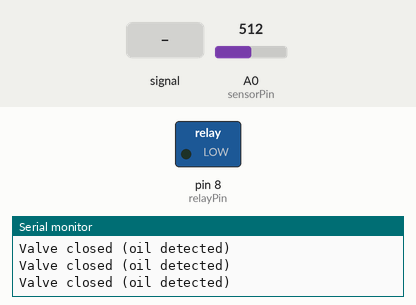
The sketch below on a simulated Arduino Uno, built with avr-gcc and run on an emulated ATmega328P. Parts: switched loads named in the sketch (green lamp = pin HIGH), the last lines printed to the serial monitor. The inputs (shaded band) are chosen by the test bench; at power-on: A0 (sensorPin) = 512.

Above: at 1.2 s.
1.3 s: A0 (sensorPin) fed a 200 Hz sine of ±460 counts around its level
At 4.0 s:
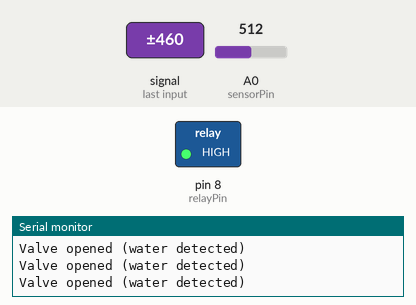
4.3 s: A0 (sensorPin) set to 716
At 4.9 s:
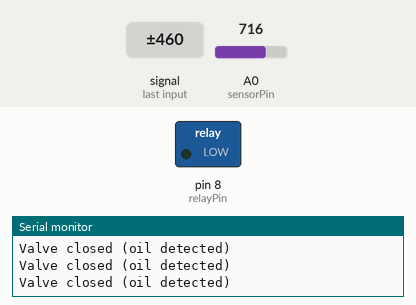
5.8 s: A0 (sensorPin) set to 524
7.3 s: A0 (sensorPin) set to 494
At 8.6 s:
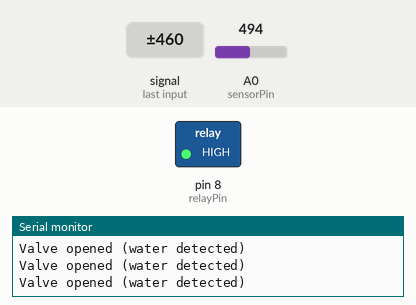
Timing chart, 0 to 10.3 s (numbered marks = the images above; inputs shaded):
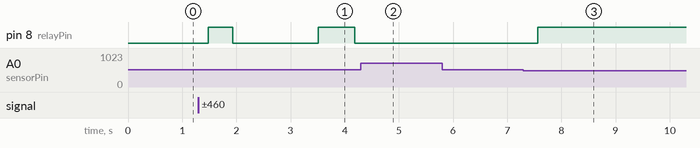

Measured:
- the behaviour switches between 512 and 511 on A0 (sensorPin) (found by bisection; images 2 and 3)
- after the input at 1.3 s, pin 8 (relayPin): LOW → HIGH after 0.18 s, → LOW 0.45 s later, → HIGH 1.6 s later, → LOW 0.68 s later
- after the input at 4.3 s, pin 8 (relayPin): stays LOW (without the input it goes to HIGH after 1.2 s)
- after the input at 7.3 s, pin 8 (relayPin): LOW → HIGH after 0.27 s

The sketch:

control_valve_by_sensor_.ino
```cpp
int sensorPin = A0;
const int relayPin = 8; // Digital pin for relay
float thresholdForWater = 2.5; // Adjust based on sensor calibration

void setup() {
  Serial.begin(9600);
  pinMode(relayPin, OUTPUT);
}

void loop() {
  controlValveBasedOnSensor();
}

void controlValveBasedOnSensor() {
  float volt = 0;
  for (int i = 0; i < 800; i++) {
    volt += ((float)analogRead(sensorPin) / 1023) * 5;
  }
  volt = volt / 800;

  if (volt < thresholdForWater) { // If water detected
    digitalWrite(relayPin, HIGH);  // Open the valve
    Serial.println("Valve opened (water detected)");
  } else { // If not water (assuming oil)
    digitalWrite(relayPin, LOW);   // Close the valve
    Serial.println("Valve closed (oil detected)");
  }

  delay(100); // Adjust delay as needed
}
```
